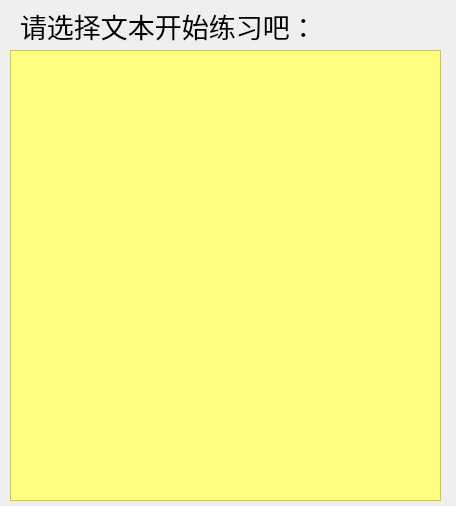
<?xml version="1.0" encoding="UTF-8"?>
<ui version="4.0">
 <class>TextList</class>
 <widget class="QWidget" name="TextList">
  <property name="geometry">
   <rect>
    <x>0</x>
    <y>0</y>
    <width>456</width>
    <height>506</height>
   </rect>
  </property>
  <property name="windowTitle">
   <string>Form</string>
  </property>
  <widget class="QLabel" name="label">
   <property name="geometry">
    <rect>
     <x>20</x>
     <y>10</y>
     <width>291</width>
     <height>31</height>
    </rect>
   </property>
   <property name="font">
    <font>
     <family>华文彩云</family>
     <pointsize>20</pointsize>
    </font>
   </property>
   <property name="styleSheet">
    <string notr="true"/>
   </property>
   <property name="text">
    <string>请选择文本开始练习吧：</string>
   </property>
  </widget>
  <widget class="QListWidget" name="listWidget">
   <property name="geometry">
    <rect>
     <x>10</x>
     <y>50</y>
     <width>431</width>
     <height>451</height>
    </rect>
   </property>
   <property name="styleSheet">
    <string notr="true">background-color: rgb(255, 255, 127);</string>
   </property>
  </widget>
 </widget>
 <resources/>
 <connections/>
</ui>
